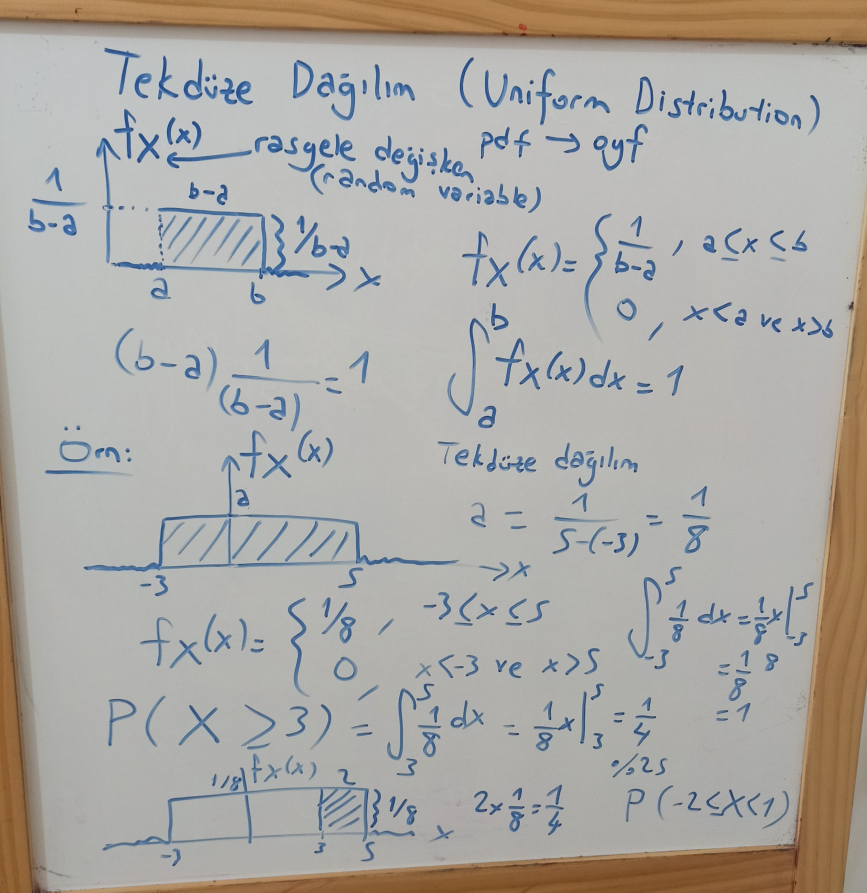
#> input picture image/obsolete/uniform distribution 1.jpg, 2600 x 2677 px (shown at 1/3 size)
$ python numpy_stereo.py
#> lines starting #> are read from the running program, lines starting #| are printed output that depends on the picture
import cv2
import numpy as np

img1 = cv2.imread('uniform distribution 1.jpg')
#> img1 is the input picture: shape (2677, 2600, 3); mean B, G, R 165.5, 169.9, 172.3
img2 = cv2.imread('uniform distribution 2.jpg')
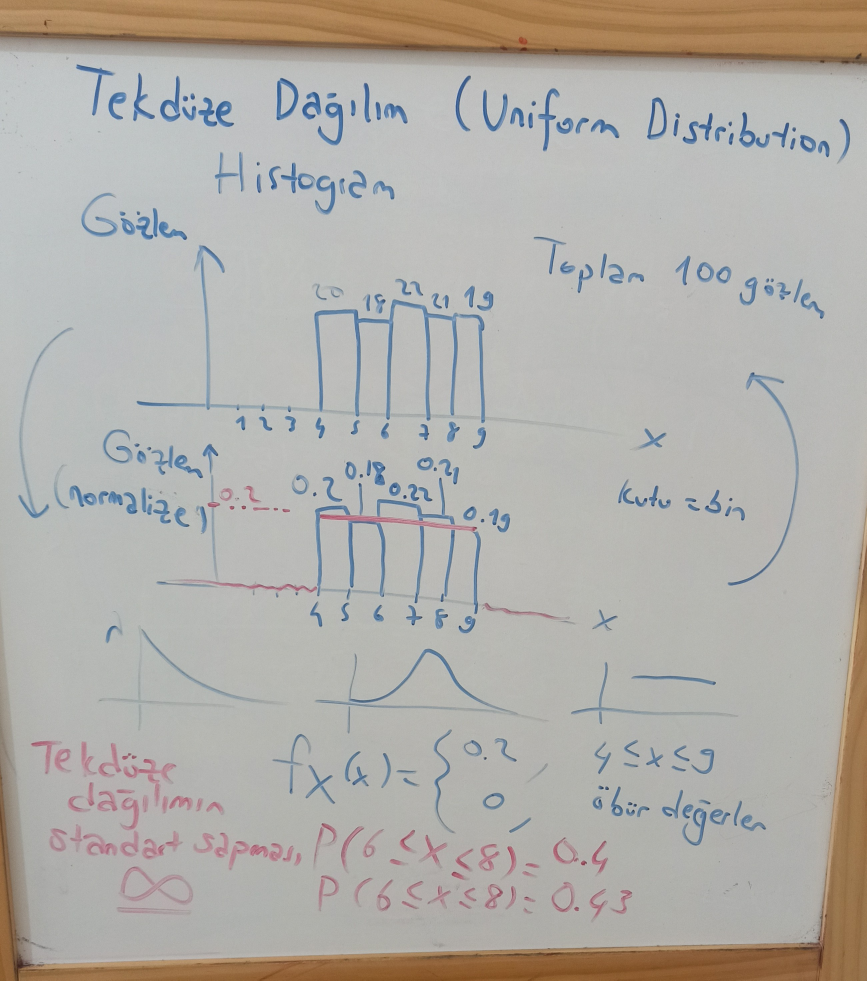
#> input picture image/obsolete/uniform distribution 2.jpg, 2600 x 2941 px (shown at 1/3 size)
#> img2 is the input picture: shape (2941, 2600, 3); mean B, G, R 169.7, 174.5, 177.2
(h1,w1,c) = img1.shape # (height, width, channel)
#> h1 = 2677; w1 = 2600; c = 3
(h2,w2,c) = img2.shape # (height, width, channel)
#> h2 = 2941; w2 = 2600
h = 0
if (h1 != h2):
    if (h1 > h2):
        h = h2
        img1 = cv2.resize(img1, (int(w2), int(h2)), cv2.INTER_AREA)
    else:
        h = h1
#> h = 2677
        img2 = cv2.resize(img2, (int(w1), int(h1)), cv2.INTER_AREA)
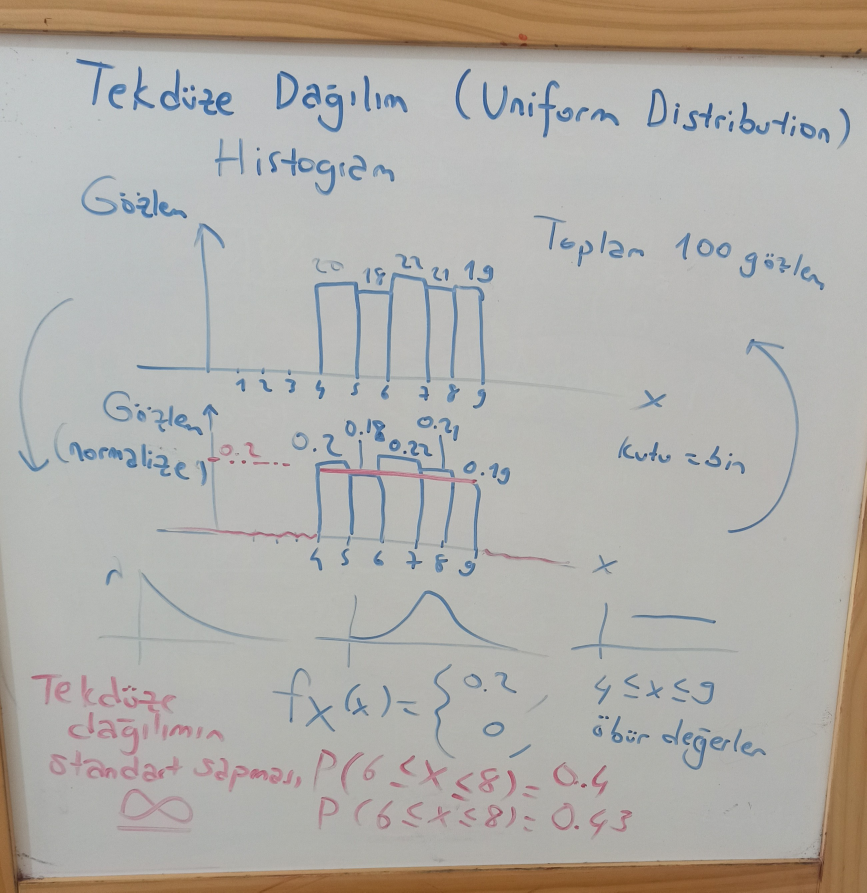
#> img2: shape (2677, 2600, 3) (shown at 1/3 size); mean B, G, R 169.6, 174.4, 177.1
img1 = cv2.putText(img1, '-1-', (2150,150), 0, 5, (0,255,0), 19, 0)
img2 = cv2.putText(img2, '-2-', (2150,150), 0, 5, (0,255,0), 19, 0)
# NumPy ile ayrı resimleri birleştirelim - 1 x 2
stereo = np.zeros((h,2*img1.shape[1],c), np.uint8)
stereo[:,0:img1.shape[1],:] = img1
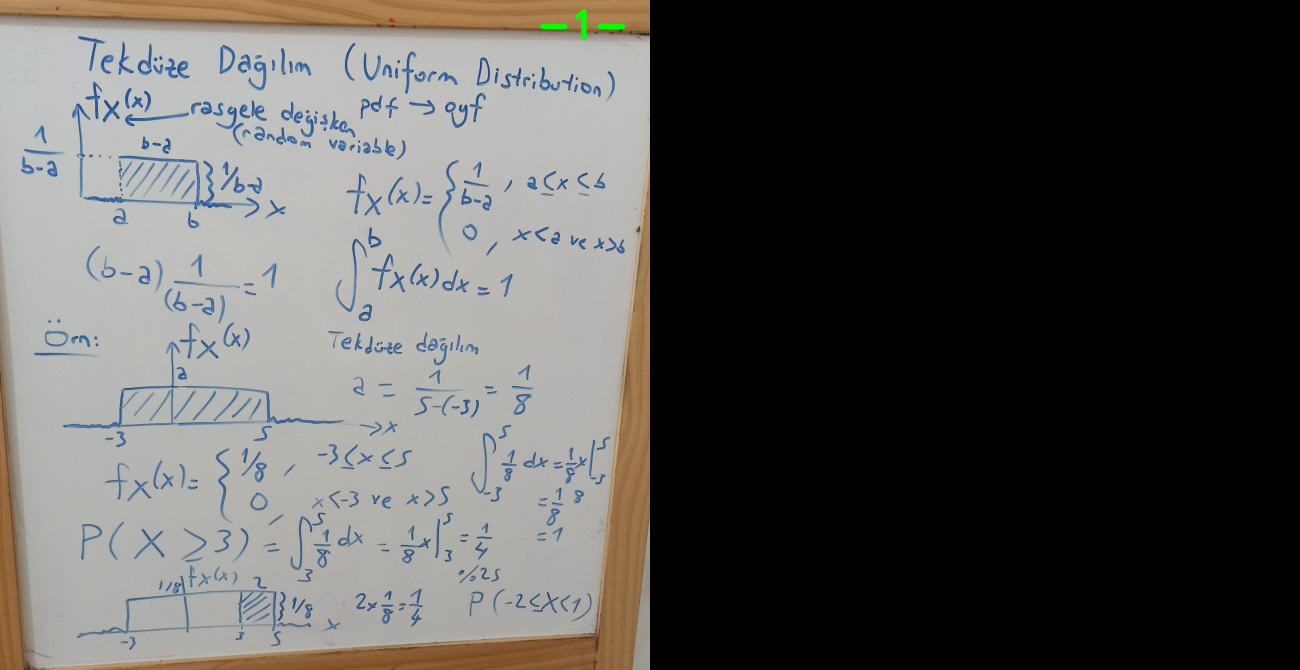
#> stereo: shape (2677, 5200, 3) (shown at 1/4 size); mean B, G, R 82.7, 85, 86.1
stereo[:,img1.shape[1]:img1.shape[1]+img2.shape[1],:] = img2
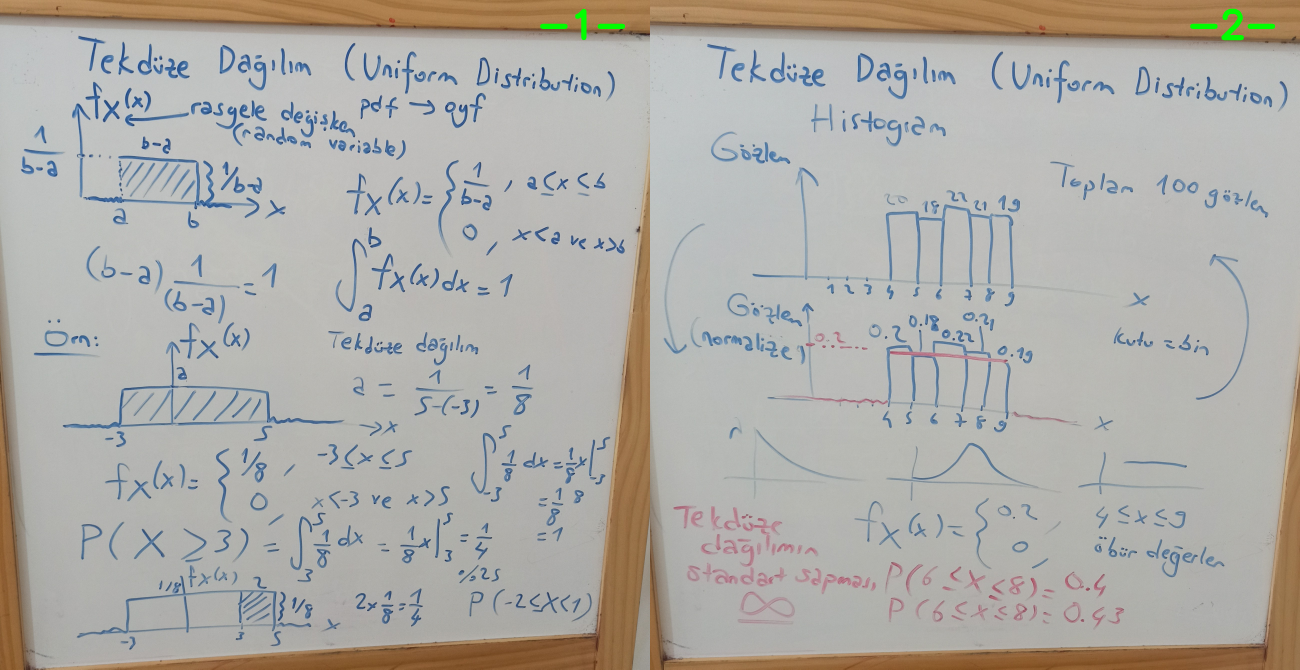
#> stereo: shape (2677, 5200, 3) (shown at 1/4 size); mean B, G, R 167.4, 172.3, 174.5
s = 0.2
rimg = cv2.resize(stereo, (int(s*stereo.shape[1]), int(s*stereo.shape[0])), interpolation=cv2.INTER_AREA)
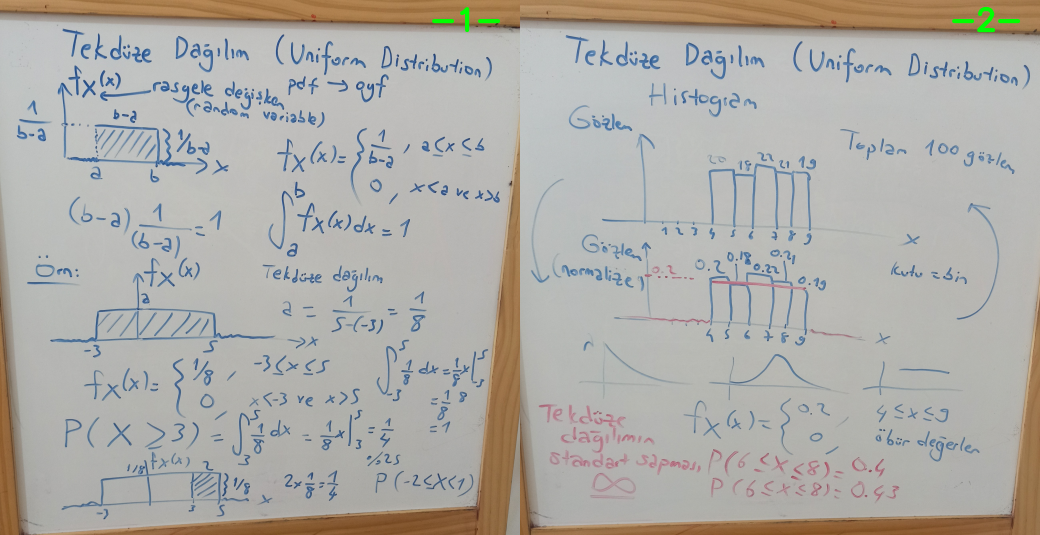
#> rimg: shape (535, 1040, 3); mean B, G, R 167.4, 172.3, 174.5
# resimleri görüntüle
cv2.imshow('stereo image', rimg)
cv2.imwrite('stereo image.jpg', rimg, [cv2.IMWRITE_JPEG_QUALITY,100])
cv2.waitKey(0)
